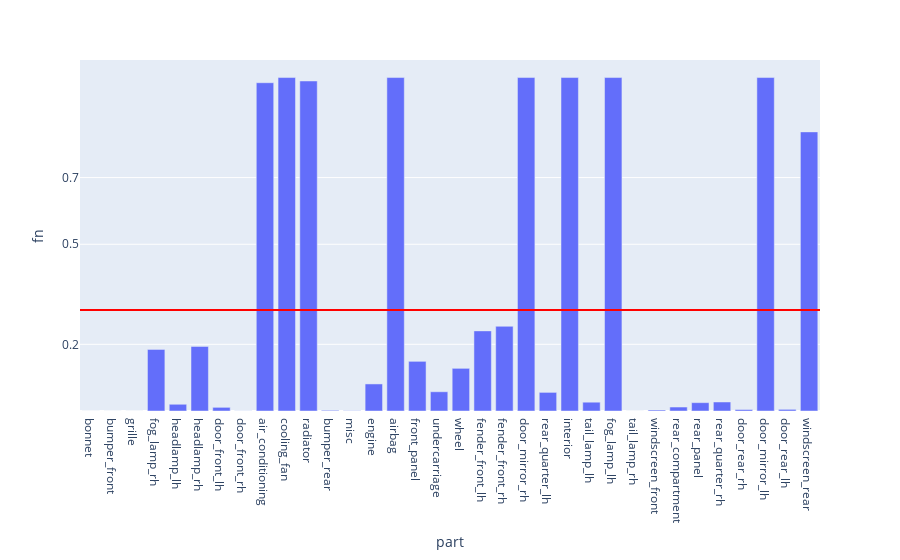

Notebook cell for this chart:
### Code cell
fig = px.bar(evalMetrics, x = 'part', y = 'fn')

fig.add_hline(y=avgFn, line_width=2, line_color="red")

fig.update_layout(
    yaxis = dict(
        tickmode = 'array',
        tickvals = [np.format_float_positional(avgRecall, 1), 0.2, 0.5, 0.7],
    )
)
fig

### Figure 1 — Plotly figure (JSON) as saved in the notebook; plotly's stock layout.template omitted (floating-point values rounded to 4 significant figures)
{"data": [{"alignmentgroup": "True", "hovertemplate": "part=%{x}<br>fn=%{y}<extra></extra>", "legendgroup": "", "marker": {"color": "#636efa", "pattern": {"shape": ""}}, "name": "", "offsetgroup": "", "orientation": "v", "showlegend": false, "textposition": "auto", "type": "bar", "x": ["bonnet", "bumper_front", "grille", "fog_lamp_rh", "headlamp_lh", "headlamp_rh", "door_front_lh", "door_front_rh", "air_conditioning", "cooling_fan", "radiator", "bumper_rear", "misc", "engine", "airbag", "front_panel", "undercarriage", "wheel", "fender_front_lh", "fender_front_rh", "door_mirror_rh", "rear_quarter_lh", "interior", "tail_lamp_lh", "fog_lamp_lh", "tail_lamp_rh", "windscreen_front", "rear_compartment", "rear_panel", "rear_quarter_rh", "door_rear_rh", "door_mirror_lh", "door_rear_lh", "windscreen_rear"], "xaxis": "x", "y": [0, 0, 0, 0.1848, 0.02019, 0.1937, 0.01096, 0.0002592, 0.9845, 1, 0.9897, 0.002049, 0.0006978, 0.08114, 1, 0.1489, 0.05769, 0.1279, 0.2403, 0.254, 1, 0.05581, 1, 0.0264, 1, 0, 0.002956, 0.0119, 0.025, 0.02703, 0.004474, 1, 0.004938, 0.837], "yaxis": "y"}], "layout": {"barmode": "relative", "legend": {"tracegroupgap": 0}, "margin": {"t": 60}, "shapes": [{"line": {"color": "red", "width": 2}, "type": "line", "x0": 0, "x1": 1, "xref": "x domain", "y0": 0.3027, "y1": 0.3027, "yref": "y"}], "xaxis": {"anchor": "y", "domain": [0, 1], "title": {"text": "part"}}, "yaxis": {"anchor": "x", "domain": [0, 1], "tickmode": "array", "tickvals": ["0.7", 0.2, 0.5, 0.7], "title": {"text": "fn"}}}}
